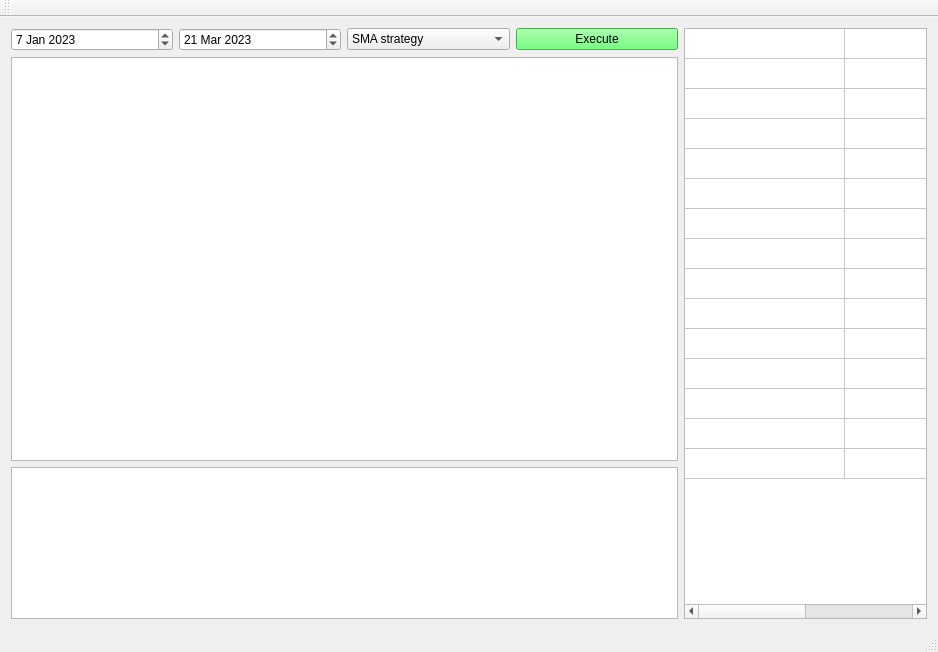
<?xml version="1.0" encoding="UTF-8"?>
<ui version="4.0">
 <class>QuantBTSClass</class>
 <widget class="QMainWindow" name="QuantBTSClass">
  <property name="geometry">
   <rect>
    <x>0</x>
    <y>0</y>
    <width>938</width>
    <height>652</height>
   </rect>
  </property>
  <property name="windowTitle">
   <string>BACKTEST</string>
  </property>
  <widget class="QWidget" name="centralWidget">
   <property name="sizePolicy">
    <sizepolicy hsizetype="Maximum" vsizetype="Maximum">
     <horstretch>0</horstretch>
     <verstretch>0</verstretch>
    </sizepolicy>
   </property>
   <property name="maximumSize">
    <size>
     <width>16777215</width>
     <height>16777215</height>
    </size>
   </property>
   <layout class="QHBoxLayout" name="horizontalLayout">
    <item>
     <layout class="QGridLayout" name="gridLayout" rowstretch="1,8,3" columnstretch="2,2,2,2,3">
      <item row="1" column="0" colspan="4">
       <widget class="QChartView" name="k_chart"/>
      </item>
      <item row="0" column="3">
       <widget class="QPushButton" name="execute_button">
        <property name="styleSheet">
         <string notr="true">background-color: rgb(76, 255, 88)</string>
        </property>
        <property name="text">
         <string>Execute</string>
        </property>
       </widget>
      </item>
      <item row="0" column="1">
       <widget class="QDateEdit" name="date_end">
        <property name="toolTip">
         <string>End date</string>
        </property>
        <property name="statusTip">
         <string/>
        </property>
        <property name="dateTime">
         <datetime>
          <hour>16</hour>
          <minute>0</minute>
          <second>0</second>
          <year>2023</year>
          <month>3</month>
          <day>21</day>
         </datetime>
        </property>
        <property name="maximumDateTime">
         <datetime>
          <hour>16</hour>
          <minute>0</minute>
          <second>0</second>
          <year>2023</year>
          <month>12</month>
          <day>27</day>
         </datetime>
        </property>
        <property name="minimumDateTime">
         <datetime>
          <hour>16</hour>
          <minute>0</minute>
          <second>0</second>
          <year>1998</year>
          <month>12</month>
          <day>30</day>
         </datetime>
        </property>
       </widget>
      </item>
      <item row="2" column="0" colspan="4">
       <widget class="QChartView" name="volume_chart"/>
      </item>
      <item row="0" column="0">
       <widget class="QDateEdit" name="date_start">
        <property name="toolTip">
         <string>Start date</string>
        </property>
        <property name="statusTip">
         <string/>
        </property>
        <property name="dateTime">
         <datetime>
          <hour>16</hour>
          <minute>0</minute>
          <second>0</second>
          <year>2023</year>
          <month>1</month>
          <day>7</day>
         </datetime>
        </property>
        <property name="maximumDateTime">
         <datetime>
          <hour>16</hour>
          <minute>0</minute>
          <second>0</second>
          <year>2023</year>
          <month>12</month>
          <day>27</day>
         </datetime>
        </property>
        <property name="minimumDateTime">
         <datetime>
          <hour>16</hour>
          <minute>0</minute>
          <second>0</second>
          <year>1998</year>
          <month>12</month>
          <day>30</day>
         </datetime>
        </property>
       </widget>
      </item>
      <item row="0" column="2">
       <widget class="QComboBox" name="strategy">
        <property name="statusTip">
         <string/>
        </property>
        <item>
         <property name="text">
          <string>SMA strategy</string>
         </property>
        </item>
        <item>
         <property name="text">
          <string>Buy-Hold strategy</string>
         </property>
        </item>
        <item>
         <property name="text">
          <string>Momentum strategy</string>
         </property>
        </item>
       </widget>
      </item>
      <item row="0" column="4" rowspan="3">
       <widget class="QTableWidget" name="statistics">
        <property name="sizePolicy">
         <sizepolicy hsizetype="Expanding" vsizetype="Expanding">
          <horstretch>0</horstretch>
          <verstretch>0</verstretch>
         </sizepolicy>
        </property>
        <property name="rowCount">
         <number>15</number>
        </property>
        <property name="columnCount">
         <number>2</number>
        </property>
        <attribute name="horizontalHeaderVisible">
         <bool>false</bool>
        </attribute>
        <attribute name="horizontalHeaderCascadingSectionResizes">
         <bool>false</bool>
        </attribute>
        <attribute name="horizontalHeaderMinimumSectionSize">
         <number>48</number>
        </attribute>
        <attribute name="horizontalHeaderDefaultSectionSize">
         <number>160</number>
        </attribute>
        <attribute name="horizontalHeaderStretchLastSection">
         <bool>true</bool>
        </attribute>
        <attribute name="verticalHeaderVisible">
         <bool>false</bool>
        </attribute>
        <attribute name="verticalHeaderStretchLastSection">
         <bool>false</bool>
        </attribute>
        <row/>
        <row/>
        <row/>
        <row/>
        <row/>
        <row/>
        <row/>
        <row/>
        <row/>
        <row/>
        <row/>
        <row/>
        <row/>
        <row/>
        <row/>
        <column/>
        <column/>
       </widget>
      </item>
     </layout>
    </item>
   </layout>
  </widget>
  <widget class="QMenuBar" name="menuBar">
   <property name="geometry">
    <rect>
     <x>0</x>
     <y>0</y>
     <width>938</width>
     <height>22</height>
    </rect>
   </property>
  </widget>
  <widget class="QToolBar" name="mainToolBar">
   <attribute name="toolBarArea">
    <enum>TopToolBarArea</enum>
   </attribute>
   <attribute name="toolBarBreak">
    <bool>false</bool>
   </attribute>
  </widget>
  <widget class="QStatusBar" name="statusBar"/>
 </widget>
 <layoutdefault spacing="6" margin="11"/>
 <customwidgets>
  <customwidget>
   <class>QChartView</class>
   <extends>QGraphicsView</extends>
   <header>QtCharts.h</header>
  </customwidget>
 </customwidgets>
 <resources>
  <include location="p2.qrc"/>
 </resources>
 <connections/>
</ui>
